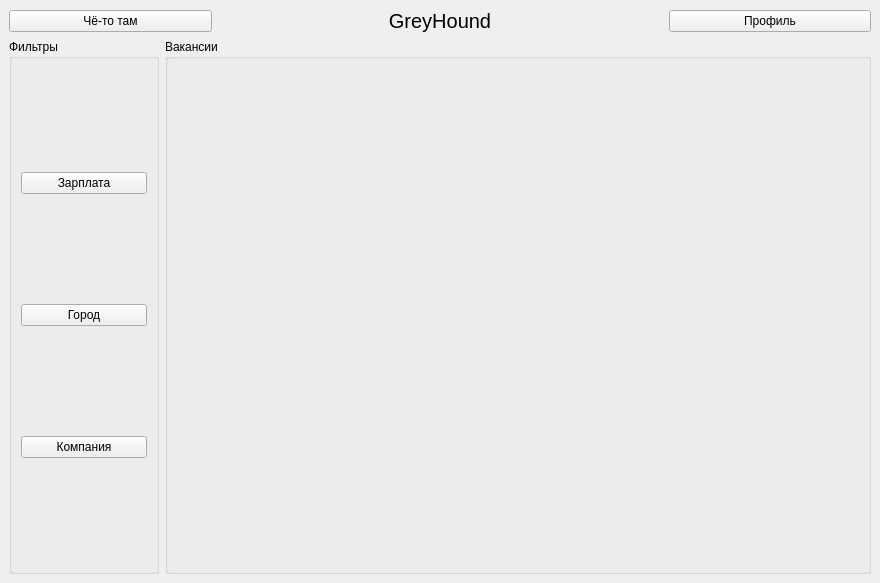
<?xml version="1.0" encoding="UTF-8"?>
<ui version="4.0">
 <class>MainWindow</class>
 <widget class="QMainWindow" name="MainWindow">
  <property name="geometry">
   <rect>
    <x>0</x>
    <y>0</y>
    <width>880</width>
    <height>583</height>
   </rect>
  </property>
  <property name="windowTitle">
   <string>MainWindow</string>
  </property>
  <widget class="QWidget" name="centralwidget">
   <layout class="QGridLayout" name="gridLayout_2">
    <item row="0" column="0" colspan="2">
     <layout class="QHBoxLayout" name="horizontalLayout" stretch="2,1,2,1,2">
      <property name="spacing">
       <number>26</number>
      </property>
      <property name="sizeConstraint">
       <enum>QLayout::SizeConstraint::SetDefaultConstraint</enum>
      </property>
      <item>
       <widget class="QPushButton" name="xuinyaPB">
        <property name="text">
         <string>Чё-то там</string>
        </property>
       </widget>
      </item>
      <item>
       <spacer name="horizontalSpacer">
        <property name="orientation">
         <enum>Qt::Orientation::Horizontal</enum>
        </property>
        <property name="sizeHint" stdset="0">
         <size>
          <width>40</width>
          <height>20</height>
         </size>
        </property>
       </spacer>
      </item>
      <item>
       <widget class="QLabel" name="labelProgramm">
        <property name="font">
         <font>
          <pointsize>15</pointsize>
         </font>
        </property>
        <property name="text">
         <string>GreyHound</string>
        </property>
        <property name="alignment">
         <set>Qt::AlignmentFlag::AlignCenter</set>
        </property>
       </widget>
      </item>
      <item>
       <spacer name="horizontalSpacer_2">
        <property name="orientation">
         <enum>Qt::Orientation::Horizontal</enum>
        </property>
        <property name="sizeHint" stdset="0">
         <size>
          <width>40</width>
          <height>20</height>
         </size>
        </property>
       </spacer>
      </item>
      <item>
       <widget class="QPushButton" name="profilePB">
        <property name="text">
         <string>Профиль</string>
        </property>
       </widget>
      </item>
     </layout>
    </item>
    <item row="1" column="1">
     <layout class="QVBoxLayout" name="verticalLayout_2">
      <item>
       <widget class="QGroupBox" name="groupBoxVacancies">
        <property name="sizePolicy">
         <sizepolicy hsizetype="Expanding" vsizetype="Expanding">
          <horstretch>0</horstretch>
          <verstretch>100</verstretch>
         </sizepolicy>
        </property>
        <property name="minimumSize">
         <size>
          <width>250</width>
          <height>200</height>
         </size>
        </property>
        <property name="title">
         <string>Вакансии</string>
        </property>
       </widget>
      </item>
     </layout>
    </item>
    <item row="1" column="0">
     <layout class="QVBoxLayout" name="verticalLayout">
      <item>
       <widget class="QGroupBox" name="groupBox">
        <property name="sizePolicy">
         <sizepolicy hsizetype="Preferred" vsizetype="Preferred">
          <horstretch>0</horstretch>
          <verstretch>0</verstretch>
         </sizepolicy>
        </property>
        <property name="minimumSize">
         <size>
          <width>150</width>
          <height>0</height>
         </size>
        </property>
        <property name="title">
         <string>Фильтры</string>
        </property>
        <layout class="QVBoxLayout" name="verticalLayout_3">
         <item>
          <widget class="QPushButton" name="filterSalary">
           <property name="text">
            <string>Зарплата</string>
           </property>
          </widget>
         </item>
         <item>
          <widget class="QPushButton" name="filterCity">
           <property name="text">
            <string>Город</string>
           </property>
          </widget>
         </item>
         <item>
          <widget class="QPushButton" name="filterCompany">
           <property name="text">
            <string>Компания</string>
           </property>
          </widget>
         </item>
        </layout>
       </widget>
      </item>
     </layout>
    </item>
   </layout>
  </widget>
 </widget>
 <resources/>
 <connections/>
</ui>
